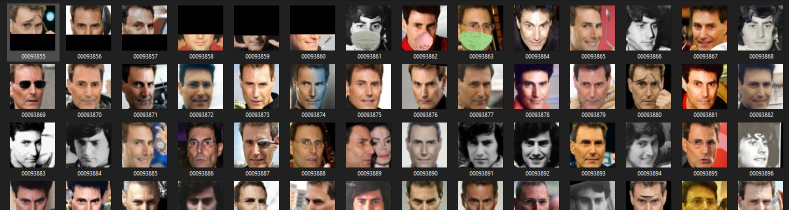
#> input picture image/image_1.png, 1578 x 420 px (shown at 1/2 size); its folder holds only this picture in this run
$ python -i aux_functions.py   (imports and definitions only)
#> lines starting #> are read from the running program, lines starting #| are printed output that depends on the picture
#> further down, picture is the input picture: shape (420, 1578, 3); mean B, G, R 72.7, 80.7, 94.7
# Author: aqeelanwar
# Created: 27 April,2020, 10:21 PM
# Email: aqeel.anwar@gatech.edu

from configparser import ConfigParser
import cv2
import math
import os
from PIL import Image, ImageDraw
from tqdm import tqdm
from . import read_cfg  # import read_cfg
from . import fit_ellipse
import random
from .create_mask import texture_the_mask, color_the_mask
from imutils import face_utils
import numpy as np


# [373 lines left out: functions get_line, get_points_on_chin, plot_lines, line_intersection, fit_line, get_six_points and 6 more, not called in this run]


def change_brightness(img, value=1.0):
#> called with value = 1
    img_hsv = cv2.cvtColor(img, cv2.COLOR_BGR2HSV)
#> img_hsv: shape (420, 1578, 3); mean H, S, V 16.7, 49.5, 96.7
    h, s, v = cv2.split(img_hsv)
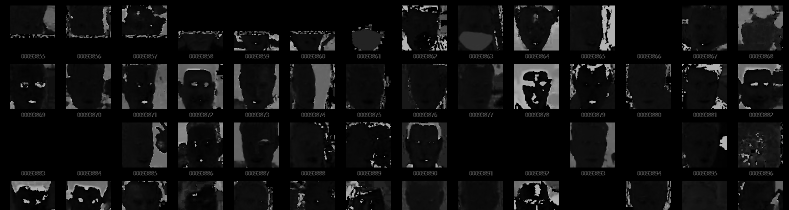
#> h: shape (420, 1578) (shown at 1/2 size); min 0, max 179, mean 16.7
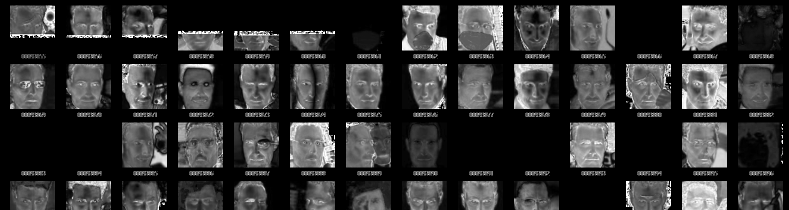
#> s: shape (420, 1578) (shown at 1/2 size); min 0, max 255, mean 49.5
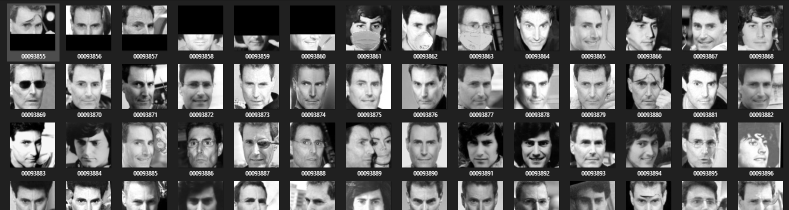
#> v: shape (420, 1578) (shown at 1/2 size); min 0, max 255, mean 96.7
    v = value * v
    v[v > 255] = 255
    v = np.asarray(v, dtype=np.uint8)
    final_hsv = cv2.merge((h, s, v))
    img = cv2.cvtColor(final_hsv, cv2.COLOR_HSV2BGR)
    return img


# [224 lines left out: functions change_saturation, check_path, shape_to_landmarks, rect_to_bb, mask_image, is_image and 1 more, not called in this run]

>>> import cv2
>>> picture = cv2.imread('../../image/image_1.png')
>>> result = change_brightness(picture)
